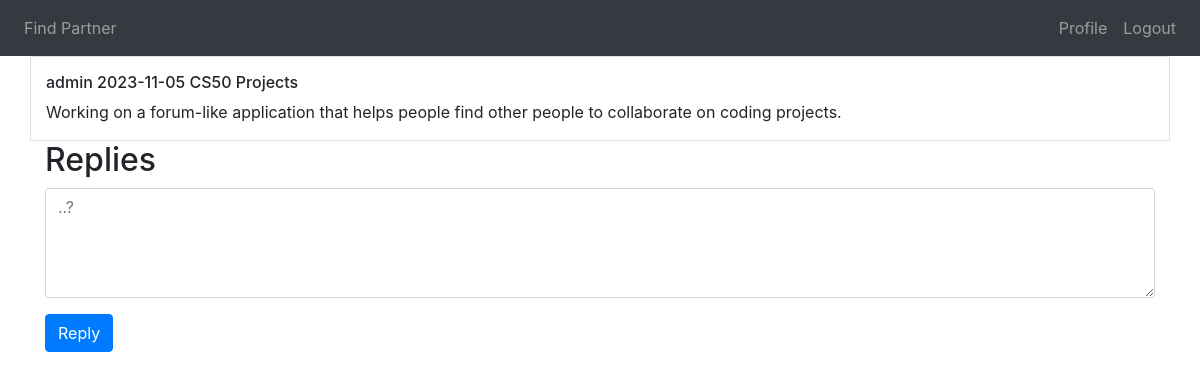
Page /post/1 (signed in) on the committed database.
### tables this page shows
CREATE TABLE users(
    id INTEGER PRIMARY KEY AUTOINCREMENT NOT NULL,
    email TEXT UNIQUE NOT NULL,
    username TEXT UNIQUE NOT NULL,
    password_hash TEXT NOT NULL,
    first_name TEXT,
    last_name TEXT,
    birth_date DATE,
    registration_date DATETIME NOT NULL
);

CREATE TABLE posts(
    id INTEGER PRIMARY KEY AUTOINCREMENT NOT NULL,
    content TEXT NOT NULL,
    user_id INTEGER NOT NULL,
    category_id INTEGER NOT NULL,
    creation_date DATE NOT NULL,
    last_modified DATE NOT NULL,
    FOREIGN KEY (user_id) REFERENCES users(id),
    FOREIGN KEY (category_id) REFERENCES categories(id)
);

CREATE TABLE categories(
    id INTEGER PRIMARY KEY AUTOINCREMENT NOT NULL,
    category_name TEXT NOT NULL,
    description TEXT NOT NULL,
    parent_cat_id INTEGER
);

### app.py (the view)
@app.route("/post/<int:id>", methods=["GET", "POST"])
def post(id):
    if request.method == "POST":
        cursor.execute("INSERT INTO replies (post_id, user_id, content, creation_date) VALUES (?, ?, ?, ?)", (id, int(session["user_id"]), request.form.get("reply"), date.today()))
        conn.commit()
    cursor.execute("""SELECT posts.content, posts.creation_date, users.username, categories.category_name
                   FROM posts
                   JOIN users ON users.id = posts.user_id
                   JOIN categories ON categories.id = posts.category_id
                   WHERE posts.id = ?;""", [int(id)])
    post = cursor.fetchall()
    print(post)
    cursor.execute("""SELECT replies.content, replies.creation_date, users.username
                   FROM replies
                   JOIN users ON users.id = replies.user_id
                   WHERE post_id = ?""", [int(id)])
    replies = cursor.fetchall()
    return render_template("post.html", post=post, id = id, replies = replies)

### templates/post.html (shortened to what this page needs)
{% extends "layout.html" %}
{% block main %}
<div class="row pt-3 align-items-start border">
    <div class="col-12">
        <h6>{{post[0][2]}} {{post[0][1]}} {{post[0][3]}}</h6>
    </div>
    <div class="col text-left">
        <p>{{post[0][0]}}</p>
    </div>
</div>
    <h2>Replies</h2>
    <form action="/post/{{id}}" method="POST" id="replyform">
        <div class="mb-3">
            <textarea class="form-control mx-auto" id="reply" name="reply" form="replyform" rows="4" cols="50" maxlength="140" placeholder="..?"></textarea>
        </div>
        <button class="btn btn-primary" type="submit">Reply</button>
    </form>
{% endblock %}

### rows in the picture
users: username "admin"
posts: creation_date "2023-11-05", content "Working on a forum-like application that helps people find other people to collaborate on coding projects."
categories: category_name "CS50 Projects"
